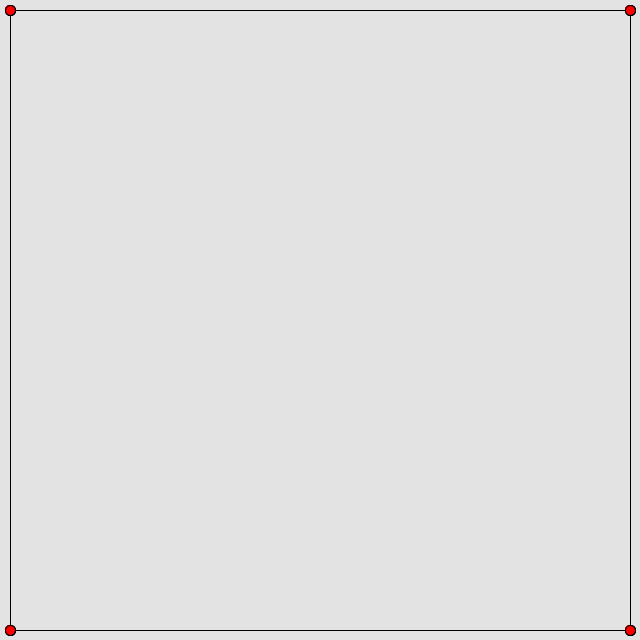
Frame 1 (no input)
Frame 60 (the mouse pressed at the canvas centre just before this capture): identical to frame 1, image omitted
Frame 120 (the mouse held since frame 60 and released just before this capture): identical to frame 1, image omitted

The Processing sketch that drew this single still picture (run headless with seeded random() and noise(); from frame 60 on, the mouse is pressed at the canvas centre):

// Processing sketch: Main
// ── Main.pde
DCEL dcel;
void setup() {
  size(640, 640); 
  background(227); 
  dcel = new DCEL();
  dcel.setGraphUp();
  println("Vertecies insgesamt: " + dcel.vertices.size());
  println("Edges insgesamt: " + dcel.edges.size());
}

void draw() {
  //println(mouseX + " : " + mouseY);
}
void keyPressed() {
  //key stores key
  background(227);
  println("key pressed");
  dcel.up.getNext().insertVertex(dcel.createVertex(mouseX + ":" + mouseY, mouseX, mouseY));
  dcel.up.unmark();
  dcel.up.showGraph();
  println("Vertecies insgesamt: " + dcel.vertices.size());
  println("Edges insgesamt: " + dcel.edges.size());
  /*dcel.splitEdge(dcel.up.getNext());
   dcel.up.unmark();
   dcel.up.showGraph();
   */
}

// ── DCEL.pde
public class DCEL {

  float dist2Edge = 10;
  Vector vertices = new Vector();
  Vector faces = new Vector();
  Vector edges = new Vector();
  //Oder Einfach den Vector durchgehen
  //der Vector wird dann halt irgendwie nicht upgedatet;
  //der vektor wird gar nicht benutzt
  // Alles zur Erzeugung des Beispiels, siehe Bild

  Vertex upLeft, upRight, downRight, downLeft;
  Edge up, right, down, left;
  Face in, out;
  
  
  Vertex a, b, c, d, e, f, g, h;
  Edge ea, eb, ec, ed, ee, ef, eg, eh, ei;
  Edge eat, ebt, ect, edt, eet, eft, egt, eht, eit;
  Face fa, fb, fc, fd;

  public Vertex createVertex(String name, float x, float y) {
    Vertex result = new Vertex();
    result.setName(name); 
    result.setX(x); 
    result.setY(y);
    return result;
  }

  public Edge createEdge(String name, Vertex origin, Vertex dest) {
    Edge result = new Edge();
    Edge twin = new Edge();
    origin.setIncidentEdge(result);
    dest.setIncidentEdge(twin); //NP X
    result.setName(name); 
    twin.setName(name+"'");
    result.setTwin(twin); 
    twin.setTwin(result);
    result.setOrigin(origin); 
    twin.setOrigin(dest);
    return result;
  }

  public void connect(Edge e, Edge f) {
    e.setNext(f); 
    f.setPrev(e);
    f.twin.setNext(e.twin);
    e.twin.setPrev(f.twin);
  }

  public Face createFace(String name, Edge outer, Edge inner) {
    Face result = new Face();
    result.setName(name);
    result.setOuterComponent(outer);
    if (outer != null) {
      Edge dummy = outer;
      do {
        dummy.setIncidentFace(result);
        dummy = dummy.getNext();
      } while (dummy != outer);
    }
    if (inner != null) {
      Vector v = result.getInnerComponents();
      v.add(inner);
      Edge dummy = inner;
      do {
        dummy.setIncidentFace(result);
        dummy = dummy.getNext();
      } while (dummy != inner);
    }
    return result;
  }

  public void createExample() {
    upLeft = createVertex("UpLeft", dist2Edge, dist2Edge);
    upRight = createVertex("UpRight", 640 - dist2Edge, dist2Edge);
    downRight = createVertex("downRight", 640 - dist2Edge, 640 - dist2Edge);
    downLeft = createVertex("downLeft", dist2Edge, 640 - dist2Edge);

    up = createEdge("up", upLeft, upRight);
    right = createEdge("right", upRight, downRight);
    down = createEdge("down", downRight, downLeft);
    left = createEdge("left", downLeft, upLeft);


    connect(up, right);
    connect(right, down);
    connect(down, left);
    connect(left, up);
    
    in = createFace("Inside", up, null);

  }

  public void traverseFace(Face f) {
    System.out.println("Traversiere " + f);
    Iterator it = f.traverseEdges();
    while (it.hasNext()) {
      System.out.println("\t"+it.next());
    }
  }

  public void traverseVertex(Vertex v) {
    System.out.println("Traversiere " + v);
    Iterator it = v.traverseEdges();
    while (it.hasNext()) {
      System.out.println("\t"+it.next());
    }
  }

  public void adjFace(Face f, Edge e) {
    System.out.println(f.getName() + " ist über " + e.getName() + " mit " + 
      f.getAdjacentFace(e).getName() + " verbunden.");
  }
  public void splitEdge(Edge e){
   //später mit wert in der mitte
   
    Vertex vertexInTheMiddle = new Vertex();
    vertexInTheMiddle.setX( (e.getOrigin().getX() + e.getTwin().getOrigin().getX()) / 2);
    vertexInTheMiddle.setY( (e.getOrigin().getY() + e.getTwin().getOrigin().getY()) / 2);
    
    Edge firstHalf = createEdge(e.getName() + " first Half ",e.getOrigin(),vertexInTheMiddle);
    Edge secondHalf = createEdge(e.getName() + " second Half ",vertexInTheMiddle, e.getTwin().getOrigin());
    
    //firstHalf abarbeiten:
    firstHalf.setPrev(e.getPrev());
    firstHalf.setNext(secondHalf);
    secondHalf.setPrev(firstHalf);
    secondHalf.setNext(e.getNext());
    e.getPrev().setNext(firstHalf);
    Edge twinTMP = e.getTwin();
    secondHalf.getNext().setPrev(secondHalf);
    //damit ist e tot, 
    //halben twins verbinden:
    secondHalf.getTwin().setNext(firstHalf.getTwin());
    firstHalf.getTwin().setPrev(secondHalf.getTwin());
    firstHalf.getTwin().setNext(twinTMP.getNext());
    twinTMP.getNext().setPrev(firstHalf.getTwin());
    secondHalf.getTwin().setPrev(twinTMP.getPrev());
    twinTMP.getPrev().setNext(secondHalf.getTwin());
    
  }
  public void setGraphUp() {
    createExample();
    up.unmark();
    up.showGraph();
    /*
    traverseFace(fa);
     traverseFace(fc);
     traverseVertex(c);
     traverseVertex(d);
     adjFace(fa, ect);
     adjFace(fd, eg);
     System.out.println("neuer Punkt auf c");
     Vertex v = new Vertex(); 
     v.setName("neuer Punkt");
     ec.insertVertex(v);
     traverseFace(fb);
     traverseFace(fa);
     System.out.println("neue Kante in D");
     Face f = fd.insertEdge(ef, eh);
     f.setName("neue Facette");
     traverseFace(fd);
     traverseFace(f);
     */
  }
}

// ── Edge.pde
class Edge implements Cloneable {
  private Vertex origin;
  private Edge twin;
  private Face incidentFace;
  private Edge next;
  private Edge prev;
  private String name;
  private int marked = 0;
  
  
  public Edge(){
    dcel.edges.add(this);
  }
  // Klone eine Kante
  public Object clone() {
    Edge e = new Edge();
    e.origin = origin;
    e.twin = twin;
    e.incidentFace = incidentFace;
    e.next = next;
    e.prev = prev;
    return e;
  }

  // getter/setter Methoden
  public void setMark(int setMark){
   marked = setMark; 
  }
  
  public Vertex getOrigin() {
    return origin;
  }

  public Edge getNext() {
    return next;
  }

  public Face getIncidentFace() {
    return incidentFace;
  }

  public Edge getTwin() {
    return twin;
  }

  public Edge getPrev() {
    return prev;
  }

  public String getName() {
    return name;
  }


  public void setIncidentFace(Face f) {
    this.incidentFace = f;
  }

  public void setTwin(Edge twin) {
    this.twin = twin;
  }

  public void setOrigin(Vertex origin) {
    this.origin = origin;
  }

  public void setNext(Edge next) {
    this.next = next;
  }

  public void setPrev(Edge prev) {
    this.prev = prev;
  }

  public void setName(String name) {
    this.name = name;
  }

  // hole den Endpunkt der Kante
  public Vertex getDest() {
    return twin.getOrigin();
  }

  // füge eine Ecke auf der Kante ein
  public Edge insertVertex(Vertex r) {    
    // die neue Kante
    Edge k = (Edge)this.clone();
    Edge kt = (Edge)this.twin.clone();
    k.setTwin(kt); 
    kt.setTwin(k);
    // für die bessere Lesbarkeit
    Vertex p = this.origin;
    Vertex q = this.twin.origin;
    // die Punkte verzeigern
    q.setIncidentEdge(kt);
    r.setIncidentEdge(k);
    // die Anfangspunkte setzen
    k.setOrigin(r);
    this.getTwin().setOrigin(r);
    // die Kanten verzeigern
    this.getNext().setPrev(k);
    this.getTwin().getPrev().setNext(kt);
    k.setPrev(this);
    this.setNext(k);
    kt.setNext(this.getTwin());
    this.getTwin().setPrev(kt);  
    // Facetten setzen
    k.setIncidentFace(this.getIncidentFace());
    kt.setIncidentFace(this.getTwin().getIncidentFace());
    return k;
  }

  public String toString() {      
    show();
    return name + " Origin: " + origin.getName() + " Twin: " + twin.getName() + 
      " Next: " + next.getName() + " Prev: " + prev.getName() + " Face: " + 
      incidentFace.getName();
  }
  public void show() {
    println("drawing edge: " + name);
    line(origin.getX(), origin.getY(), twin.getOrigin().getX(), twin.getOrigin().getY()); 
    origin.show();
    twin.getOrigin().show();
  }
  public void unmark(){
    if (marked != 0){
     marked = 0;
     twin.unmark();
     next.unmark();
     prev.unmark();
    }
  }
  void showGraph(){
   if (marked == 0){
    marked = 1;
    show();
    twin.showGraph();
    prev.showGraph();
    next.showGraph();
   }
  }
  
}

// ── Face.pde
class Face implements Cloneable {
    private Edge outerComponent; // der äußere Rand
    private Vector innerComponents = new Vector(); // die inneren Ränder
    private String name; // der Name

    /*
      Klone die Facette, der Vector wird geklont, aber nicht seine Inhalte
    */
    
    public Face(){
     dcel.faces.add(this); 
    }
    public Object clone() {
  Face f = new Face();
  f.outerComponent = this.outerComponent;
  f.innerComponents = new Vector(this.innerComponents.size());
  Iterator it = this.innerComponents.iterator();
  while (it.hasNext()) {
      f.innerComponents.add(it.next());
  }
  return f;
    }

    /* Iteratorklasse zum Iteriereren über die Flächen */
    private class FaceEdgeIterator implements Iterator {
  Iterator iter;

  /* Füge den Rand, der start enthält, zu vect hinzu */
  private void addEdges(Edge start, Vector vect) {
      if (start == null)
    return;
      Edge dummy = start; 
      vect.add(dummy);
      while(dummy.getNext() != start) {
    dummy = dummy.getNext();
    vect.add(dummy);
      }
  }

  /* Im Konstruktor werden alle Kanten eingefügt
   */
  public FaceEdgeIterator() {
      Vector edges = new Vector();
      addEdges(outerComponent, edges);
      Iterator inner = innerComponents.iterator();
      while (inner.hasNext()) {
    Edge e = (Edge)inner.next();
    addEdges(e, edges);
      } 
      iter = edges.iterator();
  }

  // Operationen durchreichen
  public boolean hasNext() {
      return iter.hasNext();
  }

  public Object next() {
      return iter.next();
  }

  public void remove() {
      throw new UnsupportedOperationException();
  }
    }

    // Iterator für die Ecken holen
    public Iterator traverseEdges() {
  return new FaceEdgeIterator();
    }

    // getter/setter-Methoden
    public Edge getOuterComponent() {
  return outerComponent;
    }

    public Vector getInnerComponents() {
  return innerComponents;
    }

    public String getName() {
  return name;
    }

    public void setOuterComponent(Edge e) {
  this.outerComponent = e;
    }

    public void setInnerComponents(Vector v) {
  innerComponents = v;
    }

    public void setName(String name) {
  this.name = name;
    }

    // die angrenzende Fläche holen
    public Face getAdjacentFace(Edge e) {
  if (e.getIncidentFace() != this)
      throw new IllegalArgumentException();
  return (e.getTwin()).getIncidentFace();
    }

    /*
      füge eine Kante ein. Als Parameter werden die Kanten übergeben, die
      im Start-, bzw. Endpunkt der neuen Kante beginnen. Dies habe ich so
      gemacht, da mir kein besserer Weg eingefallen ist, wie man sonst 
      die Vor- und Nachfolgerkanten ermitteln kann, ohne die Facette bzw.
      die Nachbarn der beiden Ecken zu durchlaufen, wodurch die geforderte
      Laufzeit nicht mehr gewährleistet wäre.
    */
    // p = Kante, die aus dem Anfangspunkt herausgeht
    // q = Kante, die aus dem Endpunkt herausgeht
    public Face insertEdge(Edge p, Edge q) {
  if (p.getIncidentFace() != this || q.getIncidentFace() != this)
      throw new IllegalArgumentException();
  // die neue Facette
  Face f2 = (Face)this.clone();
  // die neuen Kanten erzeugen
  Edge k = new Edge();
  Edge kt = new Edge();
  // die Kanten sind Zwillinge
  k.setTwin(kt);
  kt.setTwin(k);
  // die Anfangspunkte setzen
  k.setOrigin(p.getOrigin());
  kt.setOrigin(q.getOrigin());
  // k verzeigern
  k.setNext(q);
  k.setPrev(p.getPrev());
  // k' verzeigern
  kt.setNext(p);
  kt.setPrev(q.getPrev());
  // die inzidenten Kanten anpassen
  q.getPrev().setNext(kt);
  p.getPrev().setNext(k);
  p.setPrev(kt);
  q.setPrev(k);
  // die kleinere Facette suchen
  Edge dummy1 = k.getNext();
  Edge dummy2 = kt.getNext();
  while (dummy1 != k && dummy2 != kt) {
      dummy1 = dummy1.getNext();
      dummy2 = dummy2.getNext();
  }
  if (dummy1 == k) {
      // die Fläche von k ist die kleinere
      this.setOuterComponent(kt);
      kt.setIncidentFace(this);
      f2.setOuterComponent(k);
  } else {// die Fläche von kt ist die kleinere
      this.setOuterComponent(k);
      k.setIncidentFace(this);
      f2.setOuterComponent(kt);
  }
  // die inzidente Facette setzen
  Iterator it = f2.traverseEdges();
  while (it.hasNext()) {
      Edge e = (Edge)it.next();
      e.setIncidentFace(f2);
  }
  return f2;
    }

    public String toString() {
  return "Facette " + name + " " + outerComponent + " " + innerComponents;
    }
}

// ── Vertex.pde
import java.util.*;

class Vertex implements Cloneable {
  private float x; // x-Koordinate
  private float y; // y-Koordinate
  private Edge incidentEdge; // eine inzidente Kante
  private String name; // der Name

  /* Eine Iteratorklasse, welche die inzidenten Kanten einer
   Ecke zyklisch durchläuft
   */
  private class VertexEdgeIterator implements Iterator {
    // wir verwenden einen internen Iterator
    Iterator iter;

    /* es wird zunächst eine Liste von den inzidenten Kanten angelegt 
     und dann iteriert
     */
    public VertexEdgeIterator() {
      // der Vector, der die Kantern speichert
      Vector edges = new Vector();
      // alle Kanten hinzufügen
      Edge e = incidentEdge;
      do {
        edges.add(e);
        e = (e.getTwin()).getNext();
      } while (e != incidentEdge);
      // den Iterator merken
      iter = edges.iterator();
    }

    // alles durchreichen
    public boolean hasNext() {
      return iter.hasNext();
    }

    public Object next() {
      return iter.next();
    }

    // gibt es nicht
    public void remove() {
      throw new UnsupportedOperationException();
    }
  }
  public Vertex(){
   dcel.vertices.add(this); 
  }
  // die Kanten durchlaufen
  public Iterator traverseEdges() {
    return new VertexEdgeIterator();
  }

  // getter/setter-Methoden

  public Edge getIncidentEdge() {
    return incidentEdge;
  }

  public float getX() {
    return x;
  }

  public float getY() {
    return y;
  }

  public String getName() {
    return name;
  }

  public void setIncidentEdge(Edge e) {
    incidentEdge = e;
  }

  public void setX(float x) {
    this.x = x;
  }

  public void setY(float y) {
    this.y = y;
  }

  public void setName(String name) {
    this.name = name;
  }

  public String toString() {
    return "Punkt " + name + "(" + x + " ," + y + ") " + incidentEdge.getName();
  }
    void show(){
      fill(255,0,0);
   circle((float)x,(float)y,10); 
  }
}
